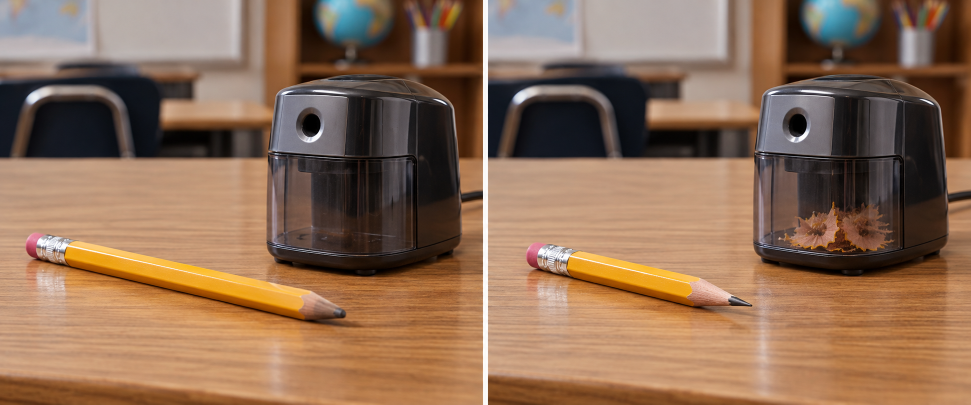
#> input picture assets/ch1/candidate-v2/slide-09-pencil-before-after.png, 1942 x 809 px (shown at 1/2 size)
$ python build_ch1_premium_slides.py
#> lines starting #> are read from the running program, lines starting #| are printed output that depends on the picture
### tools/ch1_pacing.py
"""Chapter 1 — SINGLE authoritative pacing data (Phase 6.1 / F1).

Every Chapter 1 timing statement (slide speaker notes, Teacher Playbook, pacing docs,
manifest, QA) is derived from or checked against this module. Do NOT create a second
timing system anywhere else.

Reality model
-------------
* 30-minute science block, 20 students, 5 groups of 4.
* 4-5 min lost to normal transitions  ->  every session must plan <= 25 min of
  required work (>= 5 min buffer) and must never depend on perfect timing.
* Friday policy (owner decision 2026-10-04): Friday may hold catch-up, review, completion of taught
  work, BQ reflection/synthesis, scored quizzes, makeup and optional FLEX; it is NEVER the first
  exposure to essential new core content. Session 3 = recognise + reflect + quiz, and every Friday
  slide is traceable to a concept first taught in Session 1 or 2 (FRIDAY_DEPENDS, gated).
"""

import re

# slide -> (session, status, minutes, category, short label)
# status: REQ = required in the session; OPT = optional (skip freely); the review slides
# 34-45 are OPT and never scheduled inside a required block.
# categories: open (opening/BQ) · demo · reader · write (note writing) · talk (discussion)
#             check (reveal/check) · quiz
S = {}

def _add(slide, session, status, minutes, cat, label):
    S[slide] = dict(session=session, status=status, minutes=minutes, cat=cat, label=label)

# ---- Session 1 · Mon 10/12 · Observe & Name · Guided Notes p. 1 (BQ, V1, N1) -----------
_add(1, 1, "REQ", 1.0, "open", "Title")
_add(2, 1, "REQ", 2.0, "open", "Big Question + turn & talk")
_add(3, 1, "REQ", 2.0, "write", "BQ - My first thinking (write)")
_add(4, 1, "OPT", 2.0, "demo", "Light-switch phenomenon (Reader p. 1)")
_add(5, 1, "OPT", 2.0, "talk", "Notice & wonder")
_add(6, 1, "REQ", 1.0, "demo", "Sharpener: observe BEFORE")
_add(7, 1, "REQ", 1.0, "demo", "Sharpener: predict")
_add(8, 1, "REQ", 3.0, "demo", "Sharpener: run + BEFORE/AFTER changes")
_add(9, 1, "REQ", 2.0, "talk", "Changes are evidence")
_add(10, 1, "REQ", 3.0, "reader", "V1 vocabulary cards (Reader p. 1)")
_add(11, 1, "REQ", 2.0, "write", "V1 notes - write")
_add(12, 1, "REQ", 0.5, "check", "V1 notes - reveal")
_add(13, 1, "REQ", 1.0, "reader", "What is energy? (Reader p. 1)")
_add(14, 1, "REQ", 3.0, "reader", "Seashore: change is evidence (Reader p. 2)")
_add(15, 1, "REQ", 2.0, "write", "N1 notes - write")
_add(16, 1, "REQ", 1.0, "check", "N1 notes - reveal + model")

# ---- Session 2 · Tue 10/13 · Forms & Stored Energy · Guided Notes p. 2 (N2, V2, N3) -----
_add(17, 2, "REQ", 3.0, "reader", "Forms of energy (Reader p. 3)")
_add(18, 2, "OPT", 2.0, "talk", "Clap check (forms)")
_add(19, 2, "REQ", 5.0, "write", "N2 notes - write 5 examples")
_add(20, 2, "REQ", 3.0, "reader", "V2 vocabulary card (Reader p. 4)")
_add(21, 2, "REQ", 1.0, "write", "V2 notes - write")
_add(22, 2, "REQ", 0.5, "check", "V2 notes - reveal")
_add(23, 2, "REQ", 2.0, "talk", "Still battery: predict")
_add(24, 2, "REQ", 2.0, "reader", "Stored energy of position (Reader p. 5)")
_add(25, 2, "REQ", 2.0, "talk", "STORED -> RELEASE -> CHANGE model")
_add(26, 2, "REQ", 4.0, "write", "N3 notes - write")
_add(27, 2, "REQ", 1.0, "check", "N3 notes - reveal + samples")

# ---- Session 3 · Fri 10/16 · Recognize, Reflect & Quiz · Guided Notes p. 3 (N4, CHECK, BQ) --
_add(28, 3, "REQ", 2.0, "reader", "Recognizing evidence (Reader pp. 1-5)")
_add(29, 3, "REQ", 3.5, "write", "N4 notes - draw BEFORE/AFTER + What changed?")
_add(30, 3, "REQ", 2.5, "write", "CHECK YOUR THINKING - write")
_add(31, 3, "REQ", 1.0, "check", "CHECK YOUR THINKING - sample")
_add(32, 3, "OPT", 2.0, "talk", "Apply: which change shows energy at work?")
_add(33, 3, "REQ", 2.5, "write", "BQ - NOW I THINK (write)")

# Optional end-of-chapter review (6 questions x question/answer): never inside a required block.
for q in range(6):
    _add(34 + 2 * q, 0, "OPT", 1.0, "check", "Review question %d" % (q + 1))
    _add(35 + 2 * q, 0, "OPT", 0.5, "check", "Review answer %d" % (q + 1))

# Re-entry: Sessions 2 and 3 do NOT open on a reveal slide. They open on slide 2 (BQ banner).
REENTRY_SLIDE = 2
REENTRY_MIN = {2: 1.0, 3: 0.5}

QUIZ_MIN = 13.0          # distribute 1 + work 11 + collect 1 (9 items / 16 pts)
BLOCK_MIN = 30.0
# Friday traceability (owner Friday policy): slide -> where its concept was FIRST taught (sessions 1-2).
FRIDAY_DEPENDS = {
    2:  "BQ introduced Session 1 (slides 2-3)",
    28: "evidence = the change we observe: Session 1 (slides 13-16, V1/N1; Reader p. 2); forms/stored energy: Session 2",
    29: "before/after observation: Session 1 demo slides 7-12 and N1; examples from Session 2 (N2/N3)",
    30: "N1-N3 content (Sessions 1-2); no new vocabulary",
    31: "sample answer to a question built from Sessions 1-2 content (N1-N3)",
    33: "BQ first thinking written Session 1 (slide 3); revisit only",
}

MIN_BUFFER = 5.0         # normal transition loss allowance (3-5 min) + 0 slack for perfect timing

SESSIONS = {
    1: dict(
        day="Mon 10/12", short="Mon", title="Observe & Name", notes="Guided Notes p. 1",
        anchors="BQ (first thinking) · V1 · N1", reader="Reader pp. 1-2",
        order=[1, 2, 3, 6, 7, 8, 9, 10, 11, 12, 13, 14, 15, 16],
        start_slide=1, end_slide=16, quiz=False,
        goal="Students observe a change, name it as evidence, and complete notes page 1.",
    ),
    2: dict(
        day="Tue 10/13", short="Tue", title="Forms & Stored Energy", notes="Guided Notes p. 2",
        anchors="N2 · V2 · N3", reader="Reader pp. 3-5",
        order=[2, 17, 19, 20, 21, 22, 23, 24, 25, 26, 27],
        start_slide=2, end_slide=27, quiz=False,
        goal="Students identify five forms of energy and explain stored energy; notes page 2 complete.",
    ),
    3: dict(
        day="Fri 10/16", short="Fri", title="Recognize, Reflect & Quiz", notes="Guided Notes p. 3",
        anchors="N4 · CHECK YOUR THINKING · BQ NOW I THINK", reader="Reader pp. 1-5",
        order=[2, 28, 29, 30, 31, 33], start_slide=2, end_slide=33, quiz=True,
        goal="Students synthesise evidence (no new vocabulary), answer the BQ, then take the scored Chapter 1 quiz.",
    ),
}

# [11 lines left out: functions slide_minutes, session_required_minutes, not called in this run]

def session_buffer(sid):
    return BLOCK_MIN - session_required_minutes(sid)

# [9 lines left out: function category_minutes, not called in this run]

# Real "if short on time" cuts (every item names a real slide/task that exists in the plan).
IF_SHORT = {
    1: [
        "Skip slides 4-5 (already optional) - saves 4 min if they were planned.",
        "Skip slide 13 (recite) and go from V1 reveal (12) straight to the Reader p. 2 read-aloud (14) - saves 1 min.",
        "Run the sharpener once (no second pencil); merge slides 6-7 into one 90-second predict-and-look - saves 0.5 min.",
        "HARD STOP: if slide 15 has not started by minute 24, move the N1 write/reveal (slides 15-16, 3 min) to the first 3 min of Session 2 (Session 2 has 5.5 min of buffer, so after the move it has 2.5 min: skip the optional clap check, slide 18, to restore it).",
    ],
    2: [
        "Skip slide 18 (clap check, already optional) - saves 2 min.",
        "Students finish at most 3 of the 5 N2 rows in class; the remaining rows are completed at the end of the block or as take-home (all 5 are required by Friday) - saves 2 min.",
        "Teach slide 24 (position) as a 90-second teacher read-aloud and skip the partner talk - saves 0.5 min.",
        "HARD STOP: if slide 26 has not started by minute 24, finish N3 as the 5-minute opener of Friday Session 3 only if Friday has a 5-min buffer; otherwise assign N3 as take-home (no new vocabulary or concept remains for it).",
    ],
    3: [
        "Skip slide 32 (already optional) and slide 31 (read the sample from the key aloud) - saves 1 min.",
        "FRIDAY FALLBACK (full ladder below): the quiz is handed out NO LATER THAN MINUTE 12 of the block, whatever is unfinished. Priority: 1 N4 draw (slides 28-29) > 2 BQ NOW I THINK (slide 33) > 3 CHECK YOUR THINKING (slides 30-31).",
        "NEVER shorten or move the quiz; unfinished CHECK / BQ work is completed at home or in catch-up (due before Monday's lesson) - no new assignment is created.",
    ],
}

PRACTICE_NOTE = ("Practice page: ungraded, NOT on any session's critical path. Assign after Session 2 as take-home or "
                 "any spare 12-minute window (or a Friday FLEX PRACTICE slot). Recommended before the Friday quiz.")

QUIZ_START_DEADLINE = 12.0   # HARD: the quiz is handed out no later than this minute of the Friday block
LOSS_ALLOWANCE = 5.0         # normal transition loss the Friday plan must survive

QUIZ_SLOT = "Fri 10/16 · Session 3 · minutes 12-25 (quiz handed out no later than minute 12) · TEACHER CHOICE: OPEN NOTE OR CLOSED NOTE"

# Friday operational fallback (Phase 6.1B / M3). Friday is TIGHT (25 min required, 5 min buffer), so the
# plan protects the quiz start instead of the page-3 close-out. Same policy, no new assignment:
# CHECK / BQ work that does not fit is finished at home or in catch-up on the SAME notes page.
FRIDAY_PRIORITY = [
    ("N4 draw BEFORE/AFTER + What changed?", [28, 29], "primary Friday note task - always done in class"),
    ("BQ NOW I THINK", [33], "required synthesis - done in class if it fits before minute 12, otherwise right after the quiz is collected or at home / in catch-up"),
    ("CHECK YOUR THINKING", [30, 31], "may be completed at home / during catch-up if needed (uses no new content)"),
]
FRIDAY_FALLBACK = [
    "HARD RULE - the quiz is handed out no later than MINUTE 12 of the block. It is never shortened and never moved.",
    "Minute 6 checkpoint: N4 (slides 28-29) should be finished. If it is not, finish N4 first, then skip slides 30-31.",
    "Skip rule: if slide 30 has not started when N4 ends (clock past minute 6), skip slides 30-31 now. CHECK YOUR THINKING goes home / catch-up (due before Monday's lesson).",
    "Minute 9.5 checkpoint: if BQ NOW I THINK (slide 33, 2.5 min) has not started, do not start it before the quiz. Students write it after handing in the quiz, or at home / in catch-up.",
    "Minute 12: hand out the quiz regardless of what is unfinished (quiz = minutes 12-25; minutes 25-30 stay as buffer).",
]

# [41 lines left out: function check_plan, not called in this run]

# [5 lines that do not run on import are left out]

### tools/build_ch1_premium_slides.py
"""Build Chapter 1 "Energy Causes Change" — PREMIUM HYBRID candidate (PPTX, 16:9).

Phase 5B / Gate 2. A visual reconstruction of the FROZEN canonical deck v1.1.
Instructional text, sequence, speaker notes, and write/check behavior are preserved
verbatim from tools/build_ch1_slides.py. Premium additions: Georgia display type and
the Phase 5A-approved text-free raster photography (Codex v5 + standalone). New
candidate only — does not touch the frozen deck, Guided Notes, or teacher key.

Run: .venv/bin/python tools/build_ch1_premium_slides.py
Then: soffice --headless --convert-to pdf  (see render step)
"""
import os, sys
sys.path.insert(0, os.path.dirname(os.path.abspath(__file__)))
import ch1_pacing as PACE   # SINGLE authoritative Ch1 timing source (Phase 6.1 / F1)

from pptx import Presentation
from pptx.util import Inches, Pt, Emu
from pptx.dml.color import RGBColor
from pptx.enum.text import PP_ALIGN, MSO_ANCHOR
from pptx.enum.shapes import MSO_SHAPE
from PIL import Image

ROOT = os.path.abspath(os.path.join(os.path.dirname(os.path.abspath(__file__)), ".."))
OUT = os.path.join(ROOT, "production", "candidates", "chapter-01", "ch1-premium-hybrid-v1")
STAGE = os.path.join(OUT, "assets")
os.makedirs(STAGE, exist_ok=True)

# Premium asset sources (Phase 5A provisional selections; text-free, OCR-verified).
ASSET_DIR = os.path.join(ROOT, "assets", "ch1", "candidate-v2")
INTAKE_DIR = os.path.join(ROOT, "source-intake", "2026-10-09-chapter-1", "images")

def _crop(src, box, dst):
    """Deterministic crop (left, upper, right, lower) → staging file. Returns path."""
#> called with box = (0, 0, 971, 809), dst = 'pencil-before.png'
    im = Image.open(src).convert("RGB")
#> im is the input picture: PIL image 1942x809 RGB; mean R, G, B 141.4, 109.5, 85.9
    im = im.crop(box)
#> im: PIL image 971x809 RGB
    p = os.path.join(STAGE, dst)
    im.save(p)
    return p

# [14 lines left out: function _pic_fit, not called in this run]

# Crop the 3-panel / 2-panel strips once into staging.
_pen = os.path.join(ASSET_DIR, "slide-09-pencil-before-after.png")   # 1942x809 (2 panels)
_pen_before = _crop(_pen, (0, 0, 971, 809), "pencil-before.png")
_pen_after  = _crop(_pen, (971, 0, 1942, 809), "pencil-after.png")
_db  = os.path.join(ASSET_DIR, "slide-04-dark-bright.png")            # 1672x941 (2 panels)
_db_dark   = _crop(_db, (0, 0, 836, 941), "dark.png")
#> call 3 of _crop, with box = (0, 0, 836, 941), dst = 'dark.png'
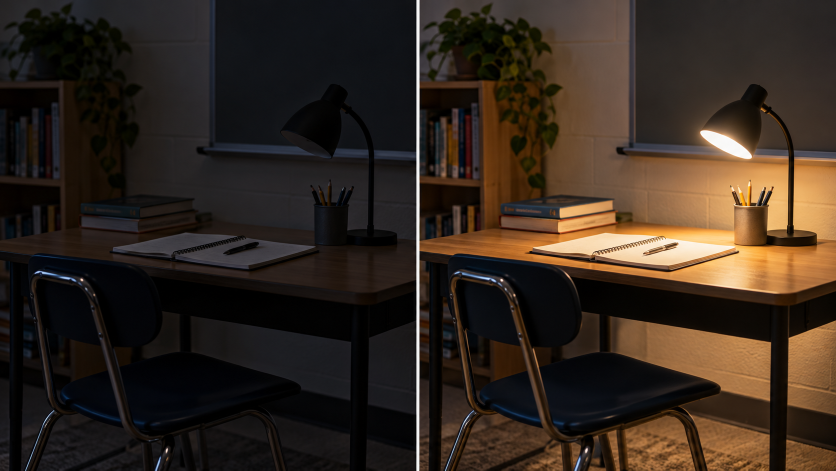
#> input picture assets/ch1/candidate-v2/slide-04-dark-bright.png, 1672 x 941 px (shown at 1/2 size)
#> in _crop, im is the input picture: PIL image 1672x941 RGB; mean R, G, B 51.9, 40.2, 30.7
#> in _crop (call 3), `im = im.crop(box)`:
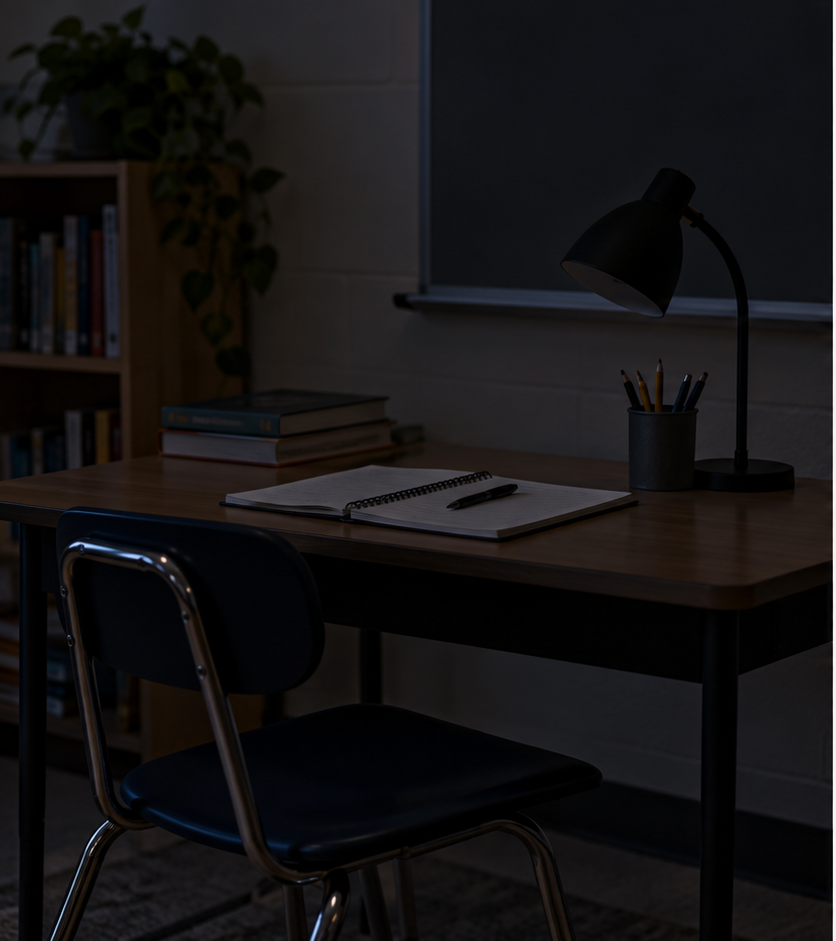
#> im: PIL image 836x941 RGB; mean R, G, B 21.3, 19.8, 20.5
_db_bright = _crop(_db, (836, 0, 1672, 941), "bright.png")
#> call 4 of _crop, with box = (836, 0, 1672, 941), dst = 'bright.png'
#> in _crop (call 4), `im = im.crop(box)`:
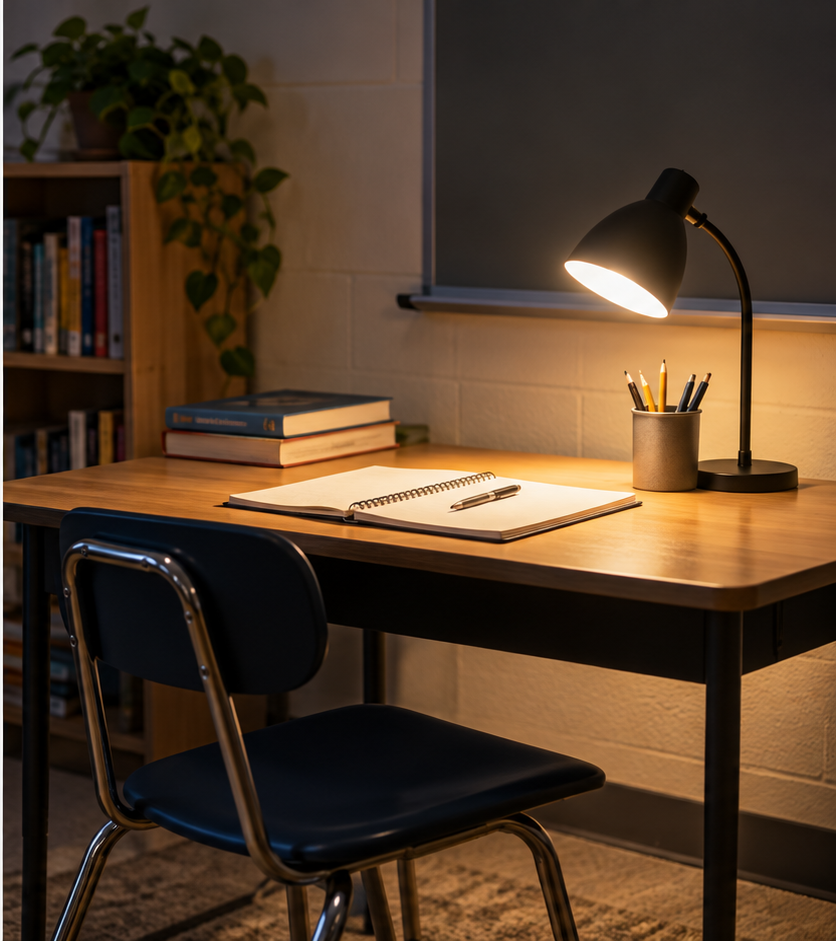
#> im: PIL image 836x941 RGB; mean R, G, B 82.5, 60.6, 41
_store = os.path.join(ASSET_DIR, "slide-25-stored-examples.png")      # 2172x724 (3 panels)
_store_battery = _crop(_store, (0, 0, 724, 724), "stored-battery.png")
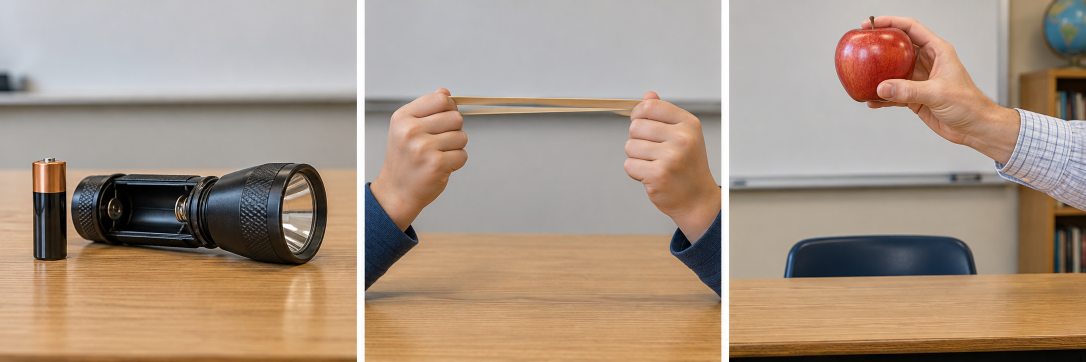
#> input picture assets/ch1/candidate-v2/slide-25-stored-examples.png, 2172 x 724 px (shown at 1/2 size)
#> in _crop, im is the input picture: PIL image 2172x724 RGB; mean R, G, B 167.8, 148.7, 132.2
#> in _crop (call 5), `im = im.crop(box)`:
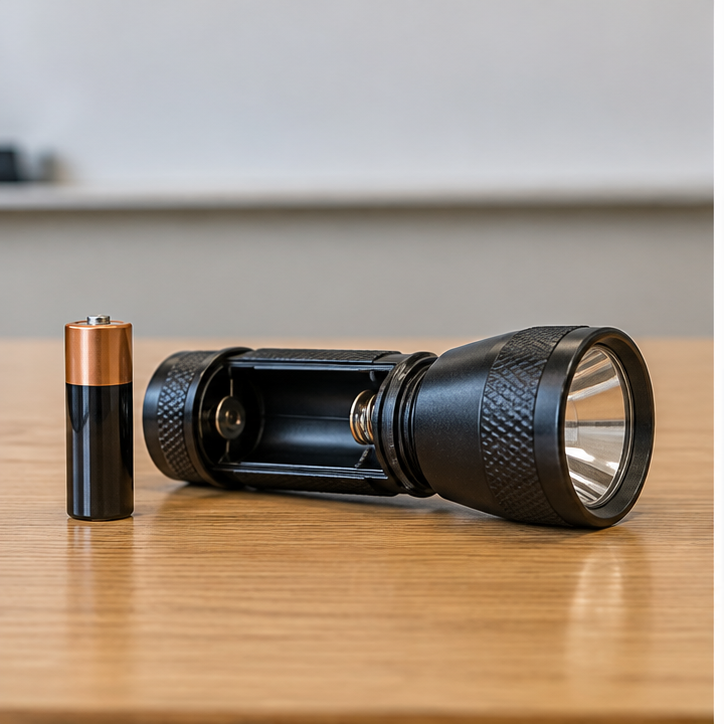
#> im: PIL image 724x724 RGB; mean R, G, B 164.7, 148, 131.9
_store_rubber  = _crop(_store, (724, 0, 1448, 724), "stored-rubber.png")
#> in _crop (call 6), `im = im.crop(box)`:
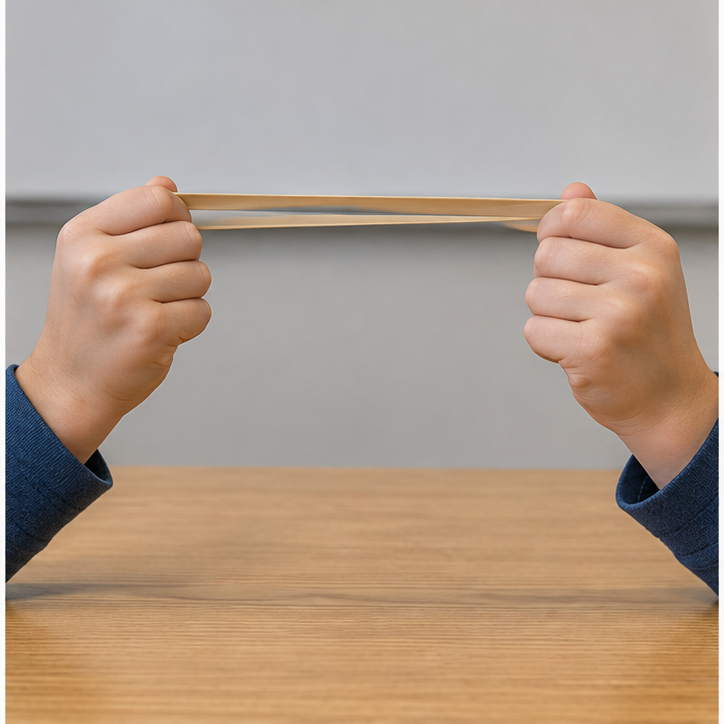
#> im: PIL image 724x724 RGB; mean R, G, B 177.3, 157, 140
_store_apple   = _crop(_store, (1448, 0, 2172, 724), "stored-apple.png")
#> in _crop (call 7), `im = im.crop(box)`:
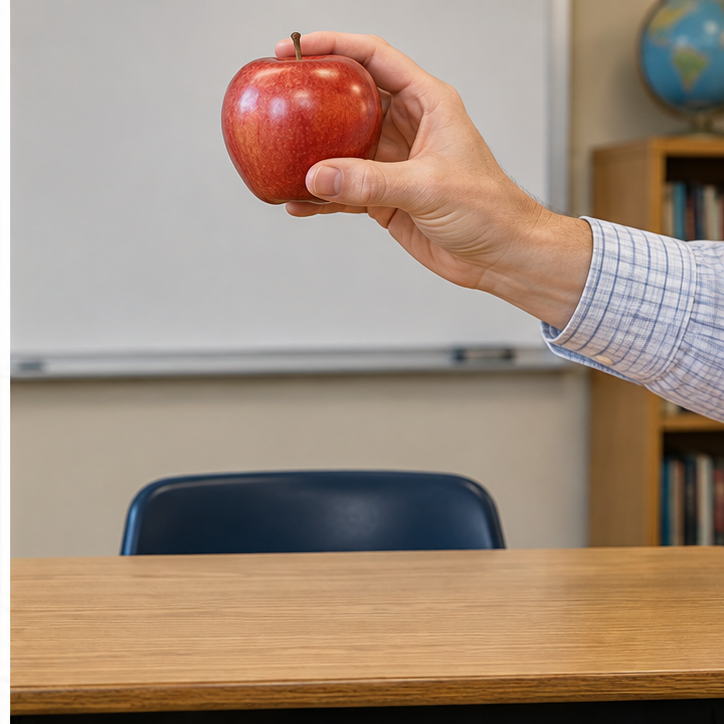
#> im: PIL image 724x724 RGB; mean R, G, B 161.4, 141, 124.8

def _img(name):
    return os.path.join(ASSET_DIR, name)

# ---------------------------------------------------------------- FROZEN Ch1 tokens
#> (the run stopped early here; a loop or call above may not have finished)
